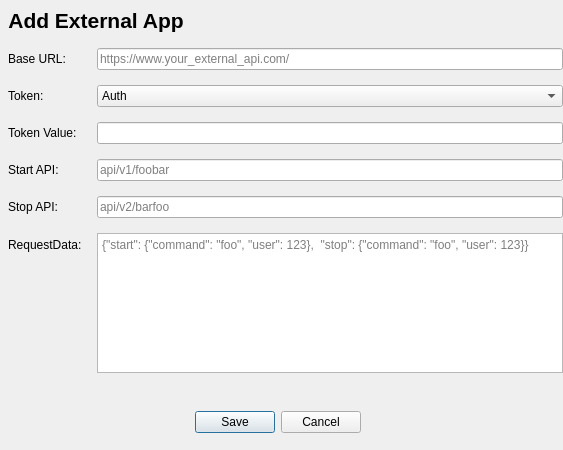
<?xml version="1.0" encoding="UTF-8"?>
<ui version="4.0">
 <class>ExternalApi</class>
 <widget class="QDialog" name="ExternalApi">
  <property name="windowModality">
   <enum>Qt::ApplicationModal</enum>
  </property>
  <property name="enabled">
   <bool>true</bool>
  </property>
  <property name="geometry">
   <rect>
    <x>0</x>
    <y>0</y>
    <width>563</width>
    <height>450</height>
   </rect>
  </property>
  <property name="sizePolicy">
   <sizepolicy hsizetype="Fixed" vsizetype="Fixed">
    <horstretch>0</horstretch>
    <verstretch>0</verstretch>
   </sizepolicy>
  </property>
  <property name="minimumSize">
   <size>
    <width>563</width>
    <height>450</height>
   </size>
  </property>
  <property name="maximumSize">
   <size>
    <width>563</width>
    <height>450</height>
   </size>
  </property>
  <property name="windowTitle">
   <string>ExternalApi</string>
  </property>
  <property name="sizeGripEnabled">
   <bool>false</bool>
  </property>
  <property name="modal">
   <bool>true</bool>
  </property>
  <widget class="QWidget" name="verticalLayoutWidget">
   <property name="geometry">
    <rect>
     <x>0</x>
     <y>0</y>
     <width>571</width>
     <height>381</height>
    </rect>
   </property>
   <layout class="QVBoxLayout" name="verticalLayout">
    <property name="spacing">
     <number>15</number>
    </property>
    <property name="leftMargin">
     <number>8</number>
    </property>
    <property name="topMargin">
     <number>8</number>
    </property>
    <property name="rightMargin">
     <number>8</number>
    </property>
    <property name="bottomMargin">
     <number>8</number>
    </property>
    <item>
     <widget class="QLabel" name="label_2">
      <property name="enabled">
       <bool>true</bool>
      </property>
      <property name="sizePolicy">
       <sizepolicy hsizetype="Fixed" vsizetype="Fixed">
        <horstretch>0</horstretch>
        <verstretch>0</verstretch>
       </sizepolicy>
      </property>
      <property name="font">
       <font>
        <pointsize>16</pointsize>
        <bold>true</bold>
       </font>
      </property>
      <property name="cursor">
       <cursorShape>BlankCursor</cursorShape>
      </property>
      <property name="layoutDirection">
       <enum>Qt::LeftToRight</enum>
      </property>
      <property name="text">
       <string>Add External App</string>
      </property>
      <property name="alignment">
       <set>Qt::AlignCenter</set>
      </property>
     </widget>
    </item>
    <item>
     <layout class="QFormLayout" name="formLayout">
      <property name="rowWrapPolicy">
       <enum>QFormLayout::WrapLongRows</enum>
      </property>
      <property name="labelAlignment">
       <set>Qt::AlignLeading|Qt::AlignLeft|Qt::AlignVCenter</set>
      </property>
      <property name="formAlignment">
       <set>Qt::AlignRight|Qt::AlignTrailing|Qt::AlignVCenter</set>
      </property>
      <item row="1" column="0">
       <widget class="QLabel" name="label_5">
        <property name="text">
         <string>Token:</string>
        </property>
       </widget>
      </item>
      <item row="1" column="1">
       <widget class="QComboBox" name="tokenKindComboBox">
        <item>
         <property name="text">
          <string>Auth</string>
         </property>
        </item>
        <item>
         <property name="text">
          <string>Bearer</string>
         </property>
        </item>
       </widget>
      </item>
      <item row="2" column="1">
       <widget class="QLineEdit" name="tokenValueLineEdit">
        <property name="echoMode">
         <enum>QLineEdit::PasswordEchoOnEdit</enum>
        </property>
       </widget>
      </item>
      <item row="2" column="0">
       <widget class="QLabel" name="label_6">
        <property name="text">
         <string>Token Value:</string>
        </property>
       </widget>
      </item>
      <item row="0" column="0">
       <widget class="QLabel" name="label">
        <property name="text">
         <string>Base URL:</string>
        </property>
       </widget>
      </item>
      <item row="0" column="1">
       <widget class="QLineEdit" name="baseUrlLineEdit">
        <property name="placeholderText">
         <string>https://www.your_external_api.com/</string>
        </property>
       </widget>
      </item>
      <item row="3" column="0">
       <widget class="QLabel" name="label_3">
        <property name="text">
         <string>Start API:</string>
        </property>
       </widget>
      </item>
      <item row="3" column="1">
       <widget class="QLineEdit" name="startApiLineEdit">
        <property name="placeholderText">
         <string>api/v1/foobar</string>
        </property>
       </widget>
      </item>
      <item row="4" column="0">
       <widget class="QLabel" name="label_4">
        <property name="text">
         <string>Stop API:</string>
        </property>
       </widget>
      </item>
      <item row="4" column="1">
       <widget class="QLineEdit" name="stopApiLineEdit">
        <property name="placeholderText">
         <string>api/v2/barfoo</string>
        </property>
       </widget>
      </item>
      <item row="5" column="0">
       <widget class="QLabel" name="label_7">
        <property name="text">
         <string>RequestData:</string>
        </property>
       </widget>
      </item>
      <item row="5" column="1">
       <widget class="QTextEdit" name="requestDataTextEdit">
        <property name="verticalScrollBarPolicy">
         <enum>Qt::ScrollBarAlwaysOff</enum>
        </property>
        <property name="horizontalScrollBarPolicy">
         <enum>Qt::ScrollBarAlwaysOff</enum>
        </property>
        <property name="sizeAdjustPolicy">
         <enum>QAbstractScrollArea::AdjustToContents</enum>
        </property>
        <property name="lineWrapMode">
         <enum>QTextEdit::NoWrap</enum>
        </property>
        <property name="lineWrapColumnOrWidth">
         <number>0</number>
        </property>
        <property name="markdown">
         <string notr="true"/>
        </property>
        <property name="html">
         <string notr="true">&lt;!DOCTYPE HTML PUBLIC &quot;-//W3C//DTD HTML 4.0//EN&quot; &quot;http://www.w3.org/TR/REC-html40/strict.dtd&quot;&gt;
&lt;html&gt;&lt;head&gt;&lt;meta name=&quot;qrichtext&quot; content=&quot;1&quot; /&gt;&lt;meta charset=&quot;utf-8&quot; /&gt;&lt;style type=&quot;text/css&quot;&gt;
p, li { white-space: pre-wrap; }
hr { height: 1px; border-width: 0; }
li.unchecked::marker { content: &quot;\2610&quot;; }
li.checked::marker { content: &quot;\2612&quot;; }
&lt;/style&gt;&lt;/head&gt;&lt;body style=&quot; font-family:'Ubuntu'; font-size:11pt; font-weight:400; font-style:normal;&quot;&gt;
&lt;p style=&quot;-qt-paragraph-type:empty; margin-top:0px; margin-bottom:0px; margin-left:0px; margin-right:0px; -qt-block-indent:0; text-indent:0px;&quot;&gt;&lt;br /&gt;&lt;/p&gt;&lt;/body&gt;&lt;/html&gt;</string>
        </property>
        <property name="acceptRichText">
         <bool>false</bool>
        </property>
        <property name="placeholderText">
         <string>{&quot;start&quot;: {&quot;command&quot;: &quot;foo&quot;, &quot;user&quot;: 123},  &quot;stop&quot;: {&quot;command&quot;: &quot;foo&quot;, &quot;user&quot;: 123}}</string>
        </property>
       </widget>
      </item>
     </layout>
    </item>
   </layout>
  </widget>
  <widget class="QDialogButtonBox" name="externalApiAddButtonBox">
   <property name="geometry">
    <rect>
     <x>190</x>
     <y>410</y>
     <width>171</width>
     <height>25</height>
    </rect>
   </property>
   <property name="standardButtons">
    <set>QDialogButtonBox::Cancel|QDialogButtonBox::Save</set>
   </property>
  </widget>
 </widget>
 <resources/>
 <connections/>
</ui>
